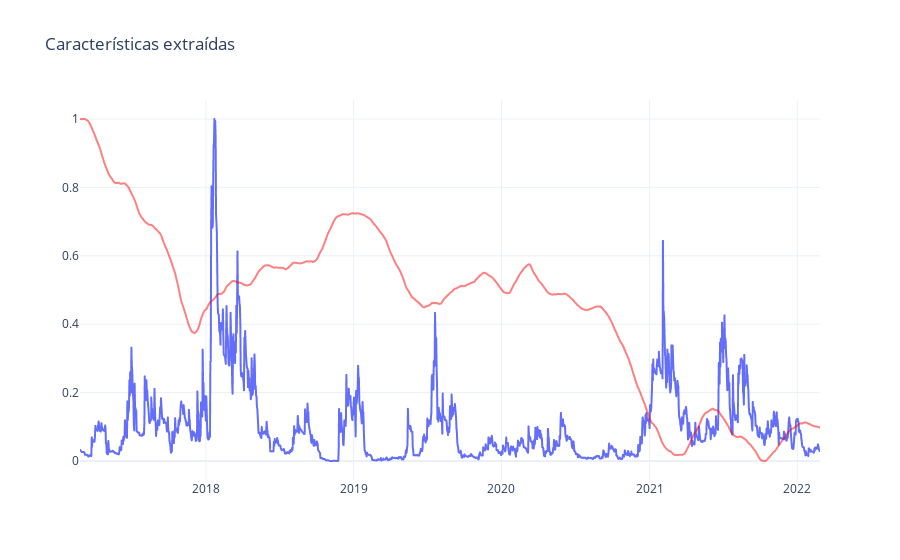

Notebook code cell kept with this figure:
### Code cell
# Normalización de columna Shannon
cluster_c1["Shannon"] = (cluster_c1["Shannon"] - cluster_c1["Shannon"].min()) / (cluster_c1["Shannon"].max() - cluster_c1["Shannon"].min())

cluster_c1.drop("log price", axis=1, inplace=True)
cluster_c1 = cluster_c1.dropna(how='any')
print(cluster_c1)
fig = px.line(cluster_c1, x=cluster_c1.index, y="C1 norm", title = 'Clusters')
fig2 = px.line(cluster_c1, x=cluster_c1.index, y='Shannon')
fig2.update_traces(line_color='rgba(254, 0, 0, 0.5)')
fig = go.Figure(data = fig.data + fig2.data)
fig.update_layout(title="Características extraídas")
#fig['layout'].update(width=500, height=500, autosize=False)
fig.show()

### Figure 1 — Plotly figure (JSON) as saved in the notebook; plotly's stock layout.template omitted (floating-point values rounded to 4 significant figures; data arrays with more than 128 entries replaced by an {"elided": "..."} marker saying what was removed)
{"data": [{"hovertemplate": "Date=%{x}<br>C1 norm=%{y}<extra></extra>", "legendgroup": "", "line": {"color": "#636efa", "dash": "solid"}, "mode": "lines", "name": "", "showlegend": false, "type": "scattergl", "x": {"elided": "1829 str values"}, "xaxis": "x", "y": {"elided": "1829 float values"}, "yaxis": "y"}, {"hovertemplate": "Date=%{x}<br>Shannon=%{y}<extra></extra>", "legendgroup": "", "line": {"color": "rgba(254, 0, 0, 0.5)", "dash": "solid"}, "mode": "lines", "name": "", "showlegend": false, "type": "scattergl", "x": {"elided": "1829 str values"}, "xaxis": "x", "y": {"elided": "1829 float values"}, "yaxis": "y"}], "layout": {"title": {"text": "Características extraídas"}}}
